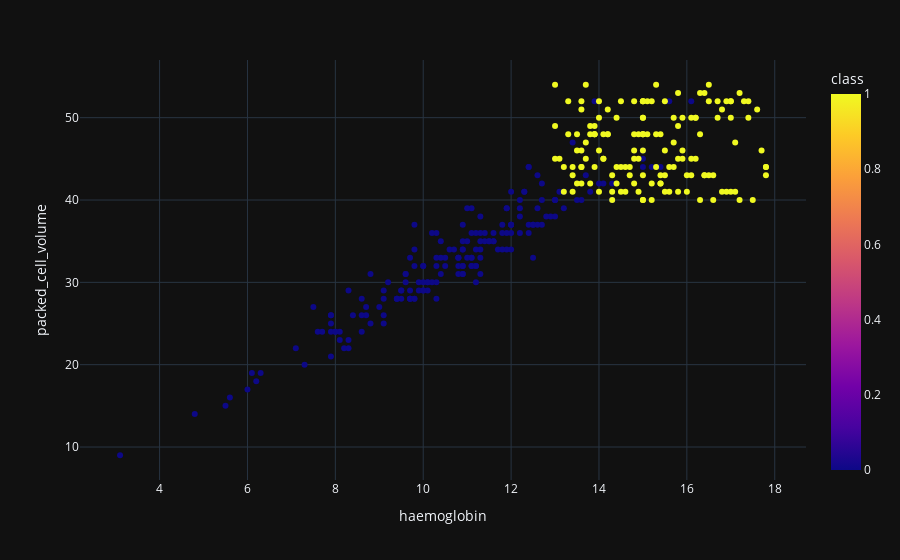

Here is the notebook cell this chart was saved with:
### Code cell
scatter('haemoglobin', 'packed_cell_volume')

### Figure 1 — Plotly figure (JSON) as saved in the notebook; plotly's stock layout.template omitted (floating-point values rounded to 4 significant figures; data arrays with more than 128 entries replaced by an {"elided": "..."} marker saying what was removed)
{"data": [{"hovertemplate": "haemoglobin=%{x}<br>packed_cell_volume=%{y}<br>class=%{marker.color}<extra></extra>", "legendgroup": "", "marker": {"color": {"elided": "400 int values"}, "coloraxis": "coloraxis", "symbol": "circle"}, "mode": "markers", "name": "", "orientation": "v", "showlegend": false, "type": "scatter", "x": {"elided": "400 float values"}, "xaxis": "x", "y": {"elided": "400 int values"}, "yaxis": "y"}], "layout": {"coloraxis": {"colorbar": {"title": {"text": "class"}}, "colorscale": [[0, "#0d0887"], [0.1111, "#46039f"], [0.2222, "#7201a8"], [0.3333, "#9c179e"], [0.4444, "#bd3786"], [0.5556, "#d8576b"], [0.6667, "#ed7953"], [0.7778, "#fb9f3a"], [0.8889, "#fdca26"], [1, "#f0f921"]]}, "legend": {"tracegroupgap": 0}, "margin": {"t": 60}, "xaxis": {"anchor": "y", "domain": [0, 1], "title": {"text": "haemoglobin"}}, "yaxis": {"anchor": "x", "domain": [0, 1], "title": {"text": "packed_cell_volume"}}}}
